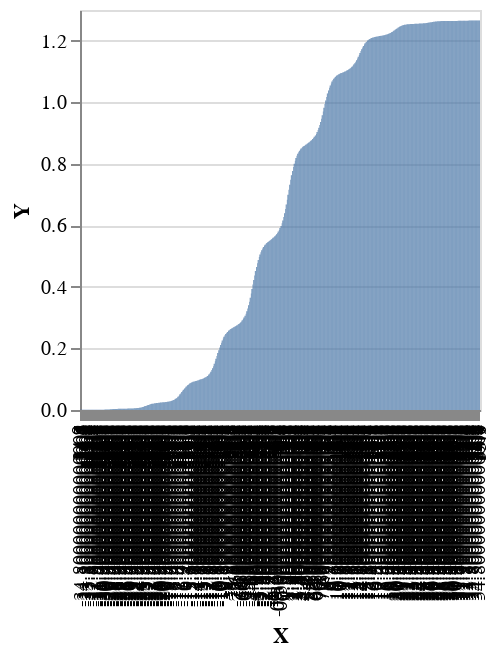

The cell this chart's notebook holds for it:
### Code cell
plotVega $ plotCdf 700 0.1 model4

### Figure 1 — Vega-Lite specification as saved in the notebook (floating-point values rounded to 4 significant figures; data arrays with more than 128 entries replaced by an {"elided": "..."} marker saying what was removed)
{"$schema": "https://vega.github.io/schema/vega-lite/v4.json", "data": {"values": {"elided": "700 records"}}, "encoding": {"x": {"field": "X", "sort": {"elided": "700 str values"}, "type": "nominal"}, "y": {"field": "Y", "type": "quantitative"}}, "height": 200, "mark": "bar", "width": 200}
